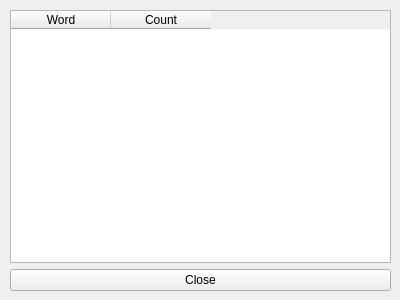
<?xml version="1.0" encoding="UTF-8"?>
<ui version="4.0">
 <class>word_frequency_dialog</class>
 <widget class="QWidget" name="word_frequency_dialog">
  <property name="geometry">
   <rect>
    <x>0</x>
    <y>0</y>
    <width>400</width>
    <height>300</height>
   </rect>
  </property>
  <property name="windowTitle">
   <string>Word Frequency</string>
  </property>
  <widget class="QWidget" name="layoutWidget">
   <property name="geometry">
    <rect>
     <x>10</x>
     <y>10</y>
     <width>381</width>
     <height>281</height>
    </rect>
   </property>
   <layout class="QVBoxLayout" name="verticalLayout">
    <item>
     <widget class="QTableWidget" name="frequency_table">
      <property name="editTriggers">
       <set>QAbstractItemView::EditTrigger::NoEditTriggers</set>
      </property>
      <property name="alternatingRowColors">
       <bool>true</bool>
      </property>
      <property name="showGrid">
       <bool>false</bool>
      </property>
      <attribute name="verticalHeaderVisible">
       <bool>false</bool>
      </attribute>
      <column>
       <property name="text">
        <string>Word</string>
       </property>
      </column>
      <column>
       <property name="text">
        <string>Count</string>
       </property>
      </column>
     </widget>
    </item>
    <item>
     <widget class="QPushButton" name="close_button">
      <property name="text">
       <string>Close</string>
      </property>
     </widget>
    </item>
   </layout>
  </widget>
 </widget>
 <resources/>
 <connections/>
</ui>
